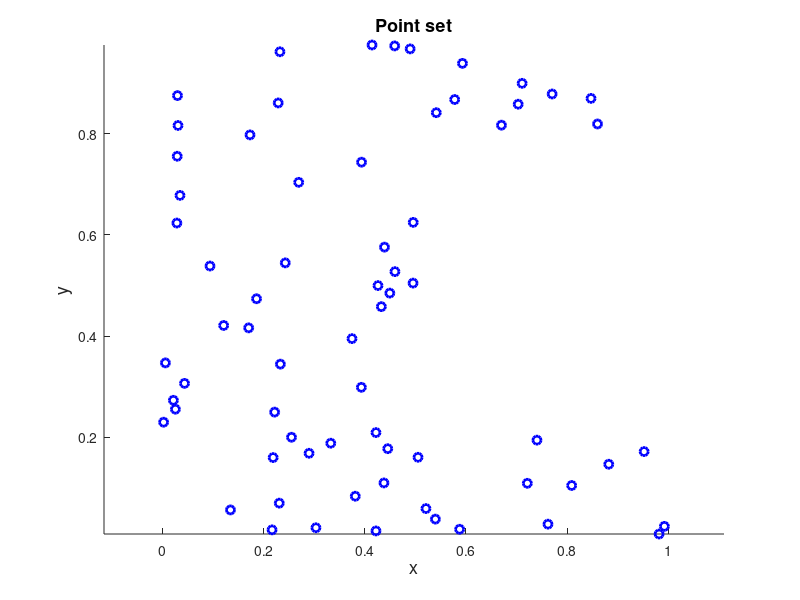

Here is the MATLAB script that generated this plot: (Note: this script raises an error after producing the figure.)
%% Mesh generation from a 2D scattered point set with a cavity

%% Introduction
% In this example, a 2-dimensional random point set is given, which has an
% internal cavity. The idea for the concave mesh creation is to create
% initially the Delaunay triangulation of the point set and afterwards
% delete from the mesh the simplices with squared edge lengths larger than
% a specified value.

%% Initial data
% Set the random number generator.
rng(1);
%%
% Set the dimension of the problem.
d=2;
%% 
% Define the random point set.
points=rand(100,2);
%%
% Delete the points at the internal cavity.
points((points(:,1)>0.5 & points(:,2)>0.2 & points(:,2)<0.8),:)=[];
%%
% Plot the points defining the region the concave hull of which is to be
% extracted.
figure('Name','Point set','NumberTitle','off')
scatter(points(:,1),points(:,2),...
    'marker','o','MarkerEdgeColor',[0 0 1],'LineWidth',2)
xlabel('x','FontSize',13);
ylabel('y','FontSize',13);
title('Point set','FontSize',13)
axis equal

%% Processing
% Find the Delaunay triangulation of the point set.
DT=delaunay_nd(points);
%%
% Find the squared lengths of the edges of each simplex in the mesh.
edgelength=zeros(size(DT));
for i=1:size(DT,2)
    j=i+1;
    if j>size(DT,2)
        j=j-size(DT,2);
    end
    edgevec=points(DT(:,i),:)-points(DT(:,j),:);
    edgelength(:,i)=sum(edgevec.^2,2);
end
%%
% Find the simplices with squared edge lengths larger than $0.03$.
sim2del=any(edgelength>0.2,2);
%%
% Retain the remaining simplices.
DT2=DT(~sim2del,:);

%% Plots
% Plot the mesh of the point set with the cavity.
figure('Name','Mesh including cavity','NumberTitle','off')
patch('Faces',DT,'Vertices',points,...
    'FaceColor',[1 0.5 0],'EdgeColor',[0 0 1]);
xlabel('x','FontSize',13);
ylabel('y','FontSize',13);
title('Mesh including cavity','FontSize',13)

%%
% Plot the mesh of the point set without the cavity.
figure('Name','Mesh excluding cavity','NumberTitle','off')
patch('Faces',DT2,'Vertices',points,...
    'FaceColor',[1 0.5 0],'EdgeColor',[0 0 1]);
xlabel('x','FontSize',13);
ylabel('y','FontSize',13);
title('Mesh excluding cavity','FontSize',13)

%% Contact author
%
%  (c) 2014 by George Papazafeiropoulos
%  First Lieutenant, Infrastructure Engineer, Hellenic Air Force
%  Civil Engineer, M.Sc., Ph.D. candidate, NTUA
%
% Email: gpapazafeiropoulos@yahoo.gr
%
% Website: http://users.ntua.gr/gpapazaf/
%

